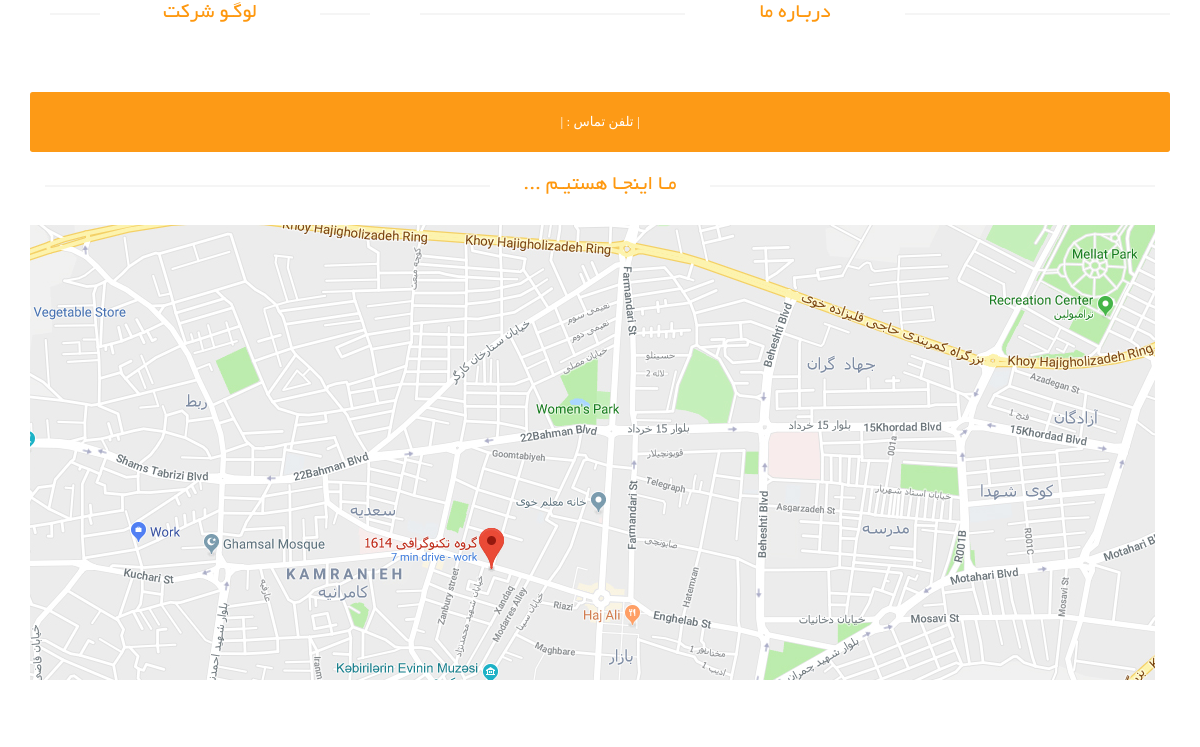
The app's page /about-us, older data.
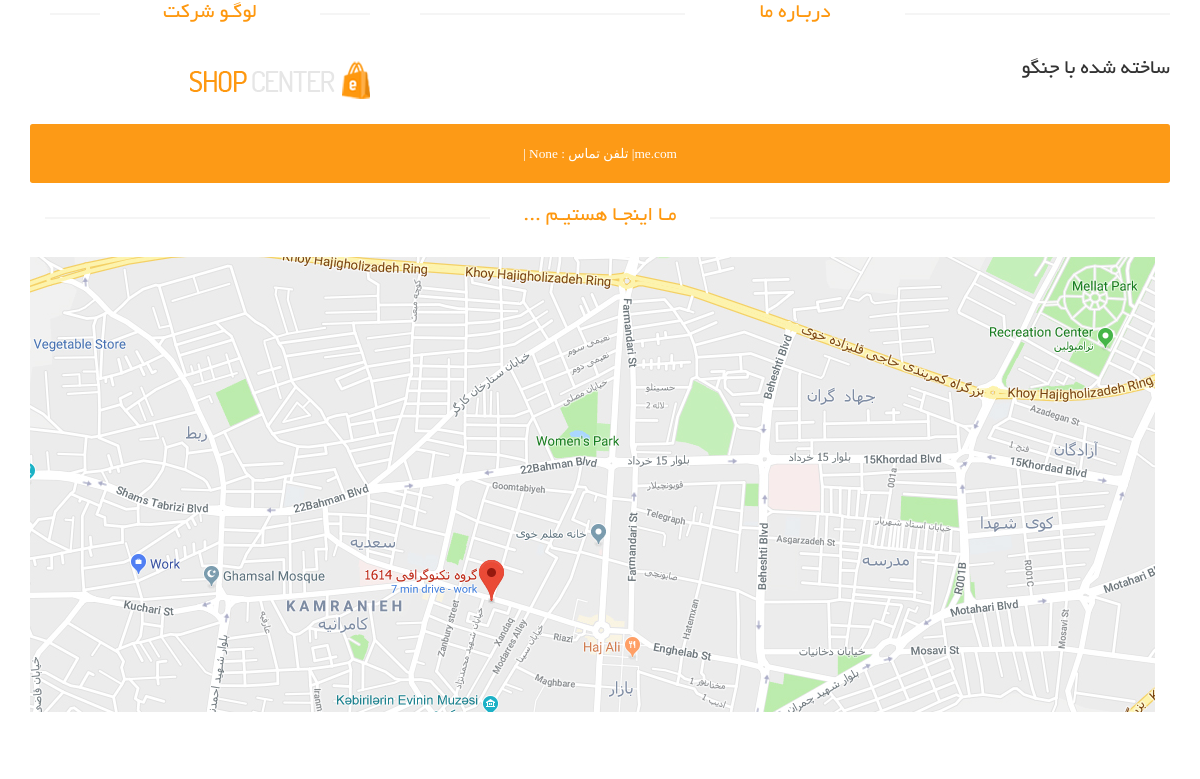
The same page, newer data.
### site_module/models.py (models this page shows, shortened)
class SiteSetting(models.Model):
    site_name = models.CharField(max_length=200, verbose_name='نام سایت')
    site_url = models.CharField(max_length=200, verbose_name='دامنه سایت')
    address = models.CharField(max_length=200, verbose_name='آدرس')
    phone = models.CharField(max_length=200, null=True, blank=True, verbose_name='تلفن')
    fax = models.CharField(max_length=200, null=True, blank=True, verbose_name='فکس')
    email = models.CharField(max_length=200, null=True, blank=True, verbose_name='ایمیل')
    copy_right = models.TextField(verbose_name='متن کپی رایت سایت')
    about_us_text = models.TextField(verbose_name='متن درباره ما سایت')
    site_logo = models.ImageField(upload_to='images/site-setting/', verbose_name='لوگو سایت')
    is_main_setting = models.BooleanField(verbose_name='تنظیمات اصلی')
    class Meta:
        verbose_name = 'تنظیمات سایت'
        verbose_name_plural = 'تنظیمات'

### home_module/views.py (the view)
# urls.py: path('about-us', views.AboutView.as_view(), name='about_page'),
class AboutView(TemplateView):
    template_name = 'home_module/about_page.html'
    def get_context_data(self, **kwargs):
        context = super(AboutView, self).get_context_data(**kwargs)
        site_setting: SiteSetting = SiteSetting.objects.filter(is_main_setting=True).first()
        context['site_setting'] = site_setting
        return context

### home_module/templates/home_module/about_page.html (shortened to what this page needs)
{% extends 'shared/_layout.html' %}
{% load static %}
{% block content %}
    <div id="contact-page" class="container">
        <div class="bg">
            <div class="row">
                <div class="col-sm-4">
                    <div class="contact-info">
                        <h2 class="title text-center">لوگـو شرکت</h2>
                        <img src="{{ site_setting.site_logo.url }}" class="img-responsive">
                    </div>
                </div>
                <div class="col-sm-8">
                    <div class="about">
                        <h2 class="title text-center">دربـاره ما</h2>
                        <p class="about-desc">
                            {{ site_setting.about_us_text }}
                        </p>
                    </div>
                </div>
            </div>
            <div class="row">
                <div class="col-sm-12 about-address">
                    <address>
                        <p>
                            {{ site_setting.address }}|
                            تلفن تماس : {{ site_setting.phone }} |
                        </p>
                    </address>
                </div>
            </div>
            <div class="row">
                <div class="container">
                    <div class="col-sm-12" style="overflow: hidden; margin-bottom: 40px"><h2 class="title text-center">
                        مـا اینجـا هستیـم ... </h2>
                        <div id="gmap" class="contact-map">
                            <img src="{% static 'images/home/Map.jpg' %}" alt="Map">
                        </div>
                    </div>
                </div>
            </div>
        </div>
    </div>
{% endblock %}

Row changes from the older to the newer data that the page shows:
added SiteSetting: site_logo (picture), about_us_text "ساخته شده با جنگو", address "me.com"
